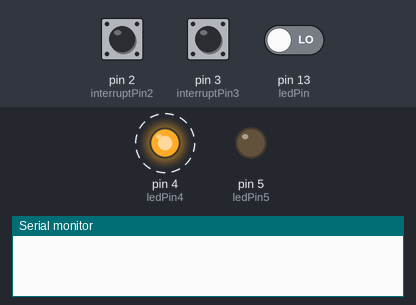
A sketch run on a simulated Arduino Uno, built with avr-gcc and run on an emulated ATmega328P. On the bench: output pins drawn as LEDs (lit = HIGH), the last lines printed to the serial monitor. Dashed ring = blinking. The inputs (shaded band) are chosen by the test bench; at power-on: pin 2 (interruptPin2) HIGH, pin 3 (interruptPin3) HIGH, pin 13 (ledPin) LOW.

Above: at 0.37 s.
1.3 s: pin 2 (interruptPin2) pulled LOW for 0.15 s
At 2.1 s:
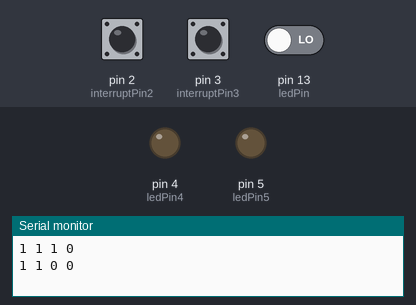
4.4 s: pin 3 (interruptPin3) pulled LOW for 0.15 s
At 5.42 s:
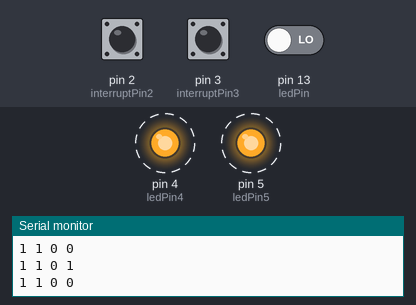
7.4 s: pin 2 (interruptPin2) pulled LOW for 1 s
At 8.17 s:
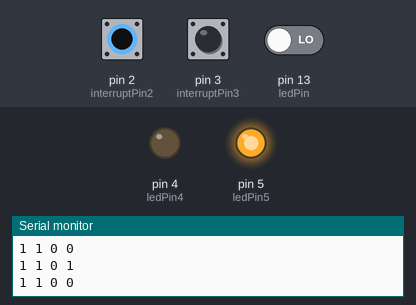
10.4 s: pin 2 (interruptPin2) pulled LOW for 3.2 s
Timing chart, 0 to 17.6 s (numbered marks = the images above; inputs shaded):
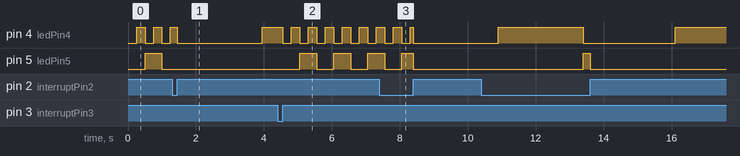

Measured:
- after the input at 1.3 s, pin 5 (ledPin5): stops changing and stays LOW

The sketch:

interrupts.ino
```cpp
/*
 * This documentation is in no way ment to clear and concise
 *
 * Simple, non-clean, nor fancy example of using interrupts pins 2 and 3
 * on the Arduino UNO board
 *
 * It's easy to see after changing the led period (interrupt pin two)
 * to a longer period to reset (interrupt pin three) while one or more
 * led's are on.
 **/

#define BAUD 9600

const byte ledPin = 13;
const byte interruptPin2 = 2;
const byte interruptPin3 = 3;
const byte ledPin4 = 4;
const byte ledPin5 = 5;

// normally constant (const)
unsigned long led13Per = 125;
unsigned long led4Per = 250;
unsigned long led5Per = 500;

unsigned long led13Clk = millis();
unsigned long led4Clk = millis();
unsigned long led5Clk = millis();

volatile bool flag2 = false;
volatile bool flag3 = false;

void setup() {
  Serial.begin(BAUD);

  for (byte i = 0; i < 6; ++i) {
    pinMode(i, OUTPUT);
    digitalWrite(i, LOW);
  }

  pinMode(interruptPin2, INPUT_PULLUP);
  pinMode(interruptPin3, INPUT_PULLUP);

  // set to RISING for easier print viewing
  attachInterrupt(digitalPinToInterrupt(interruptPin2), stateTwo, RISING);
  attachInterrupt(digitalPinToInterrupt(interruptPin3), stateThree, RISING);

  // the resetting and delay here seems to mitigate spurious signals effecting
  // loop() code
  flag2 = false;
  flag3 = false;
  delay(10);
}

void loop() {
  flashLed(millis(), &led13Clk, led13Per, ledPin);
  flashLed(millis(), &led4Clk, led4Per, ledPin4);
  flashLed(millis(), &led5Clk, led5Per, ledPin5);

  if (flag2) {
    printPins();
    flag2 = false;

    for (byte i = 4; i < 6; ++i) {
      digitalWrite(i, LOW);
    }

    led13Clk = millis();
    led4Clk = millis();
    led5Clk = millis();

    led13Per = 1250;
    led4Per = 2500;
    led5Per = 5000;

    printPins();
    Serial.println();
  }

  if (flag3) {
    printPins();
    flag3 = false;

    for (byte i = 4; i < 6; ++i) {
      digitalWrite(i, LOW);
    }

    led13Clk = millis();
    led4Clk = millis();
    led5Clk = millis();

    led13Per = 125;
    led4Per = 250;
    led5Per = 500;

    printPins();
    Serial.println();
  }
}

void stateTwo() {
  flag2 = true;
}

void stateThree() {
  flag3 = true;
}

void printPins() {
  Serial.print(digitalRead(interruptPin2));
  Serial.print(" ");
  Serial.print(digitalRead(interruptPin3));
  Serial.print(" ");
  Serial.print(flag2);
  Serial.print(" ");
  Serial.println(flag3);
}

void flashLed(unsigned long mils, unsigned long *clk, unsigned long per, byte pin) {
  if (mils - *clk >= per) {
    *clk = mils;
    digitalWrite(pin, !digitalRead(pin));
  }
}
```
